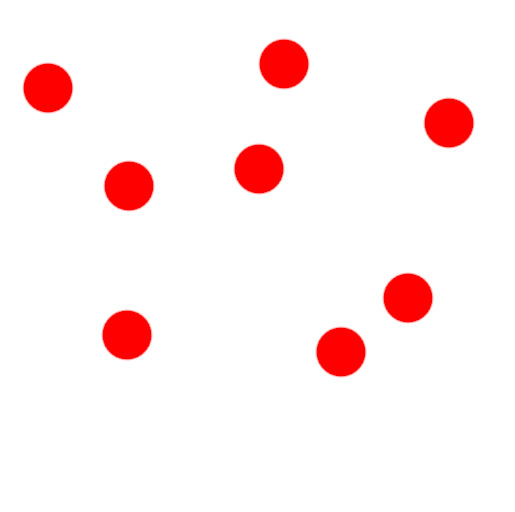
#> input picture archish/end_sem/question_2/Image-1.jpg, 515 x 512 px
$ jupyter execute question_2.ipynb   (shell and % lines are left out)
#> lines starting #> are read from the running program, lines starting #| are printed output that depends on the picture; after the words box and inside, x2 and y2 are one past the last pixel; in counts of white or black regions, pixels touching at a corner belong together
[cell 1]
import cv2

import numpy as np

import matplotlib.pyplot as plt

[cell 2]
def getObjects(path):

    # Importing the image and preprocessing the image
#> called with path = 'Image-1.jpg'
    img = cv2.imread(path)
#> img is the input picture: shape (512, 515, 3); mean B, G, R 240.3, 240.3, 254.8
    img = cv2.cvtColor(img, cv2.COLOR_BGR2GRAY)
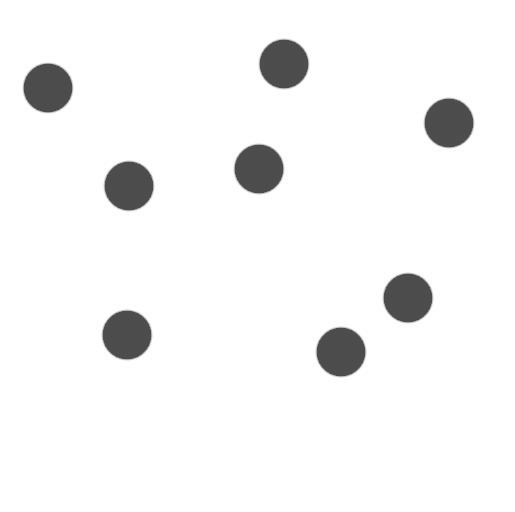
#> img: shape (512, 515); min 69, max 255, mean 244.6
    img = cv2.resize(img, (512,512))
#> img: shape (512, 512)

    # Updating the pixels which have a value greater than the minimum with 255 and the others with 0.\
    # Essentially, making a binary representation of the image.
    _, thresh = cv2.threshold(img, np.min(img)+10, 255, cv2.THRESH_BINARY_INV)
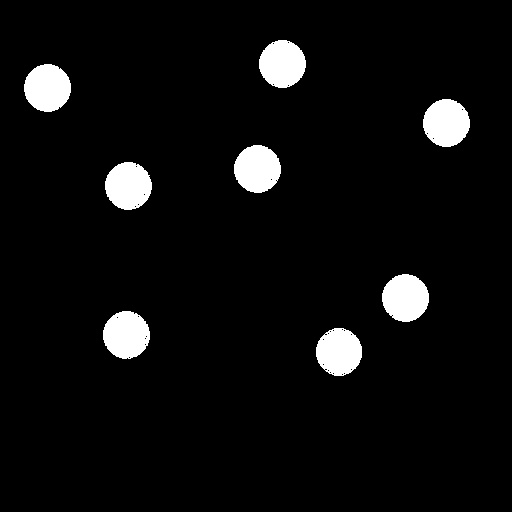
#> thresh: shape (512, 512); 5.3% white; 8 white regions

    # Locating the continuous closed regions where there is positive gradient across the normal.
    contours, hierarchy = cv2.findContours(thresh, cv2.RETR_EXTERNAL, cv2.CHAIN_APPROX_SIMPLE)
#> contours = 8 contours; box (x1, y1, x2, y2) and area: (24, 64, 71, 112) 1683, (423, 99, 470, 147) 1681, (103, 311, 150, 359) 1680, (382, 274, 429, 322) 1679, (234, 145, 281, 193) 1676, (105, 162, 152, 210) 1676, (259, 40, 306, 88) 1674, (316, 328, 362, 376) 1654

    objects = str(len(contours))
#> objects = '8'

    return thresh, int(objects)

## Processing Image 1

[cell 3]
thresh, objects = getObjects('Image-1.jpg')
#> objects = 8

[cell 4]
plt.imshow(thresh)

[cell 5]
print("Number of objects = ", objects)
#| Number of objects =  8

## Processing Image 2

[cell 6]
thresh, objects = getObjects('Image-2.jpg')
#> call 2 of getObjects, with path = 'Image-2.jpg'
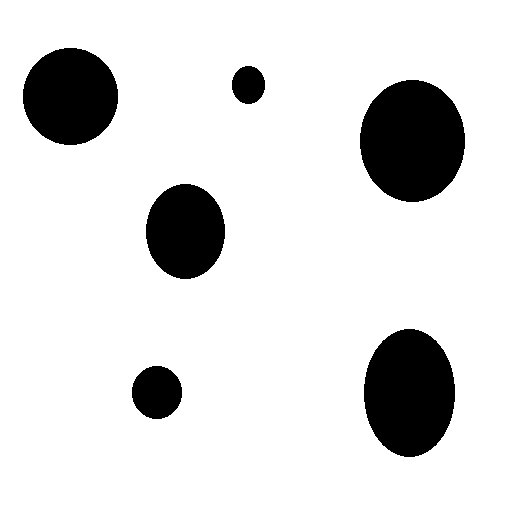
#> input picture archish/end_sem/question_2/Image-2.jpg, 512 x 512 px
#> in getObjects, img is the input picture: shape (512, 512, 3); min 0, max 255, mean 220.6
#> in getObjects (call 2), `_, thresh = cv2.threshold(img, np.min(img)+10, 255, cv2.THRESH_BINARY_..`:
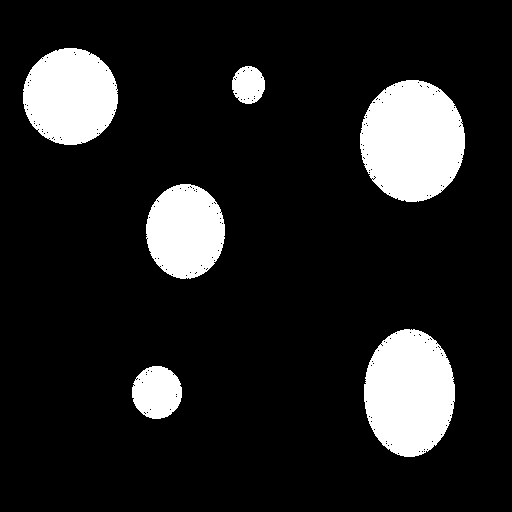
#> thresh: shape (512, 512); 13.4% white; 6 white regions
#> in getObjects (call 2), `contours, hierarchy = cv2.findContours(thresh, cv2.RETR_EXTERNAL, cv2...`: contours = 6 contours; box (x1, y1, x2, y2) and area: (360, 80, 465, 202) 9874, (364, 329, 455, 457) 8970, (23, 48, 118, 145) 7092, (146, 184, 225, 279) 5758, (132, 366, 182, 419) 2002, (232, 66, 265, 104) 933
#> in getObjects (call 2), `objects = str(len(contours))`: objects = '6'
#> objects = 6

[cell 7]
plt.imshow(thresh)

[cell 8]
print("Number of objects = ", objects)
#| Number of objects =  6
